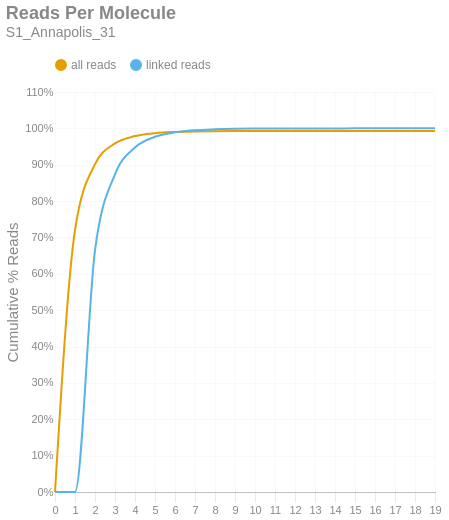

Here is the notebook cell this chart was saved with:
### Markdown cell above
### Reads per Molecule
This chart shows the cumulative distribution of the number of reads per linked molecule. That is, how many alignments are associated with a unique molecule. This excludes the number of reads associated with invalid or absent linked-read barcodes. The `linked` histogram is the percentages recalculated when disregarding singletons.

### Code cell
if SKIPLR:
    print_html(f"Skipped")
else:
    counts = np.bincount(valids['reads'].cast(pl.Int64).to_numpy())
    weighted = counts * np.arange(len(counts))
    all_perc = weighted / n_reads
    linked_perc = weighted / n_linked_reads
    linked_perc[1] = 0
    binned_df = pl.DataFrame({
        'readsper': list(range(len(counts))),
        'all reads (cumsum)': np.cumsum(all_perc).tolist(),
        'linked reads (cumsum)': np.cumsum(linked_perc).tolist(),
    })

    with SafeRender(binned_df):
        (
            density_plot(binned_df, 'Reads Per Molecule', samplename, 'readspmol')
            .encode(
                x=alt.X('readsper:O', title=None).axis(labelAngle=0).scale(padding=0),
                y=alt.Y('value:Q', title='Cumulative % Reads').axis(format='%').stack(False),
                color=alt.Color("key:N").scale(domain=["all reads", "linked reads"]),
                tooltip=[
                    alt.Tooltip("key:N", title="Data Type"),
                    alt.Tooltip("readsper:O", title="Reads Per Molecule"),
                    alt.Tooltip("value:Q", format=".2%", title="% Reads (Cum.)")
                ]            
            )
        ).display()

### Figure 1 — Vega-Lite specification as saved in the notebook (floating-point values rounded to 4 significant figures)
{"width": "container", "height": 400, "config": {"title": {"anchor": "start", "dy": -15, "fontSize": 18, "color": "#888888", "subtitleColor": "#888888", "subtitleFontSize": 14}, "arc": {"fill": "#0072B2"}, "axis": {"domainColor": "#888888", "domainWidth": 0.5, "gridWidth": 0.2, "grid": false, "titleFontWeight": 400, "titleFontSize": 15, "labelFontSize": 11, "labelColor": "#888888", "tickColor": "#888888", "tickWidth": 0.2, "titleColor": "#888888"}, "axisBand": {"grid": false}, "axisX": {"grid": true, "tickSize": 10, "domainCap": "round"}, "axisY": {"domain": false, "grid": true, "tickSize": 0, "domainCap": "round"}, "background": "transparent", "header": {"labelFontSize": 15, "labelColor": "#888888", "titleFontSize": 15, "titleFontWeight": 600, "titleColor": "#888888"}, "legend": {"labelFont": "sans-serif", "labelFontSize": 12, "labelColor": "#888888", "symbolSize": 100, "symbolType": "circle", "titleFontSize": 12, "titlePadding": 10, "titleColor": "#888888", "title": null, "orient": "top"}, "range": {"category": ["#E69F00", "#56B4E9", "#009E73", "#F0E442", "#0072B2", "#D55E00", "#CC79A7", "#000000"], "diverging": ["#cfe8f3", "#a2d4ec", "#73bfe2", "#46abdb", "#1696d2", "#12719e"]}, "area": {"fill": "#0072B2", "fillOpacity": 0.7, "line": true, "strokeOpacity": 0.7}, "line": {"color": "#0072B2", "stroke": "#0072B2", "strokeWidth": 2}, "trail": {"color": "#0072B2", "stroke": "#0072B2", "strokeWidth": 0, "size": 1}, "point": {"filled": true, "fillOpacity": 1.0, "size": 95}, "text": {"color": "#888888", "fontSize": 11, "align": "right", "fontWeight": 400, "size": 11}, "bar": {"fill": "#0072B2", "stroke": null}, "view": {"stroke": null, "continuousWidth": 660, "continuousHeight": 400}}, "data": {"name": "data-94a8cf156719edcefe01b826c33b82fb"}, "mark": {"type": "line", "interpolate": "monotone", "point": {"opacity": 0, "size": 275}}, "encoding": {"color": {"field": "key", "scale": {"domain": ["all reads", "linked reads"]}, "type": "nominal"}, "tooltip": [{"field": "key", "title": "Data Type", "type": "nominal"}, {"field": "readsper", "title": "Reads Per Molecule", "type": "ordinal"}, {"field": "value", "format": ".2%", "title": "% Reads (Cum.)", "type": "quantitative"}], "x": {"axis": {"labelAngle": 0}, "field": "readsper", "scale": {"padding": 0}, "title": null, "type": "ordinal"}, "y": {"axis": {"format": "%"}, "field": "value", "stack": false, "title": "Cumulative % Reads", "type": "quantitative"}}, "params": [{"name": "param_c36ac31b6afebe62", "select": {"type": "point", "fields": ["key"]}, "bind": "legend"}], "title": {"text": "Reads Per Molecule", "subtitle": "S1_Annapolis_31"}, "transform": [{"fold": ["all reads (cumsum)", "linked reads (cumsum)"]}, {"calculate": "replace(datum.key, ' (cumsum)', '')", "as": "key"}, {"filter": {"param": "param_c36ac31b6afebe62"}}], "usermeta": {"embedOptions": {"downloadFileName": "S1_Annapolis_31.readspmol"}}, "$schema": "https://vega.github.io/schema/vega-lite/v6.1.0.json", "datasets": {"data-94a8cf156719edcefe01b826c33b82fb": [{"readsper": 0, "all reads (cumsum)": 0.0, "linked reads (cumsum)": 0.0}, {"readsper": 1, "all reads (cumsum)": 0.7199, "linked reads (cumsum)": 0.0}, {"readsper": 2, "all reads (cumsum)": 0.9014, "linked reads (cumsum)": 0.6645}, {"readsper": 3, "all reads (cumsum)": 0.9586, "linked reads (cumsum)": 0.8737}, {"readsper": 4, "all reads (cumsum)": 0.9788, "linked reads (cumsum)": 0.9476}, {"readsper": 5, "all reads (cumsum)": 0.9868, "linked reads (cumsum)": 0.9769}, {"readsper": 6, "all reads (cumsum)": 0.9902, "linked reads (cumsum)": 0.9892}, {"readsper": 7, "all reads (cumsum)": 0.9917, "linked reads (cumsum)": 0.9948}, {"readsper": 8, "all reads (cumsum)": 0.9924, "linked reads (cumsum)": 0.9973}, {"readsper": 9, "all reads (cumsum)": 0.9927, "linked reads (cumsum)": 0.9987}, {"readsper": 10, "all reads (cumsum)": 0.9929, "linked reads (cumsum)": 0.9993}, {"readsper": 11, "all reads (cumsum)": 0.993, "linked reads (cumsum)": 0.9997}, {"readsper": 12, "all reads (cumsum)": 0.993, "linked reads (cumsum)": 0.9998}, {"readsper": 13, "all reads (cumsum)": 0.9931, "linked reads (cumsum)": 0.9999}, {"readsper": 14, "all reads (cumsum)": 0.9931, "linked reads (cumsum)": 0.9999}, {"readsper": 15, "all reads (cumsum)": 0.9931, "linked reads (cumsum)": 1.0}, {"readsper": 16, "all reads (cumsum)": 0.9931, "linked reads (cumsum)": 1.0}, {"readsper": 17, "all reads (cumsum)": 0.9931, "linked reads (cumsum)": 1.0}, {"readsper": 18, "all reads (cumsum)": 0.9931, "linked reads (cumsum)": 1.0}, {"readsper": 19, "all reads (cumsum)": 0.9931, "linked reads (cumsum)": 1.0}]}}
